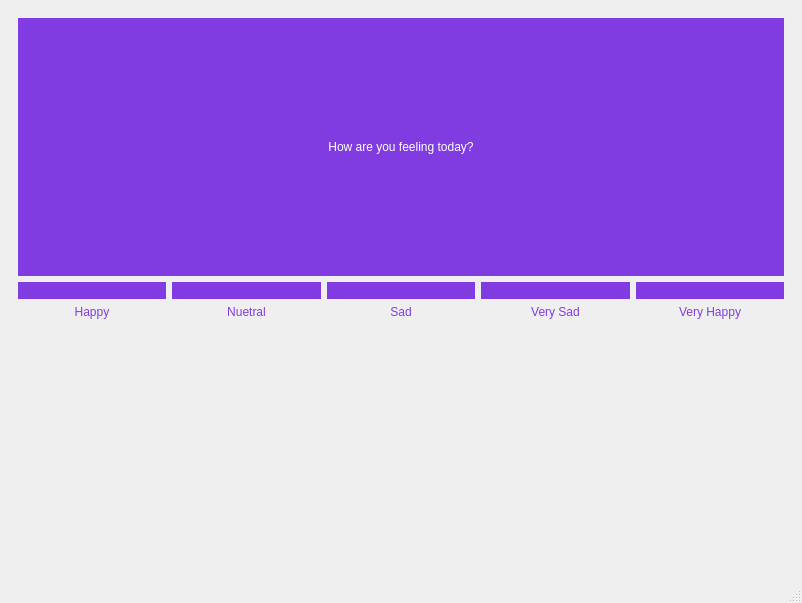
<?xml version="1.0" encoding="UTF-8"?>
<ui version="4.0">
 <class>MainWindow</class>
 <widget class="QMainWindow" name="MainWindow">
  <property name="geometry">
   <rect>
    <x>0</x>
    <y>0</y>
    <width>802</width>
    <height>603</height>
   </rect>
  </property>
  <property name="windowTitle">
   <string>MainWindow</string>
  </property>
  <property name="styleSheet">
   <string notr="true">QWidget#bgwidget{
background-color: qlineargradient(spread:pad, x1:0.0795455, y1:0.079, x2:0.96, 
y2:0.982955, stop:0 rgba(128, 60, 224, 255), stop:1 rgba(255, 255, 255, 255));}</string>
  </property>
  <widget class="QWidget" name="centralwidget">
   <layout class="QGridLayout" name="gridLayout">
    <item row="1" column="1">
     <widget class="QWidget" name="widget_mooddisplay" native="true">
      <property name="styleSheet">
       <string notr="true">QWidget#widget_mooddisplay{
background-color: qlineargradient(spread:pad, x1:0.0795455, y1:0.079, x2:0.96, 
y2:0.982955, stop:0 rgba(128, 60, 224, 255), stop:1 rgba(255, 255, 255, 255));}</string>
      </property>
      <layout class="QGridLayout" name="gridLayout_2">
       <item row="0" column="0" colspan="5">
        <widget class="QLabel" name="label">
         <property name="styleSheet">
          <string notr="true">font: 24pt &quot;Comic Sans MS&quot;;
color: white;
background-color: rgb(128, 60, 224);</string>
         </property>
         <property name="text">
          <string>How are you feeling today?</string>
         </property>
         <property name="alignment">
          <set>Qt::AlignCenter</set>
         </property>
        </widget>
       </item>
       <item row="2" column="1">
        <widget class="QLabel" name="label_3">
         <property name="styleSheet">
          <string notr="true">font: 8pt &quot;Comic Sans MS&quot;;
color:#803CE0;</string>
         </property>
         <property name="text">
          <string>Nuetral</string>
         </property>
         <property name="alignment">
          <set>Qt::AlignHCenter|Qt::AlignTop</set>
         </property>
        </widget>
       </item>
       <item row="2" column="2">
        <widget class="QLabel" name="label_4">
         <property name="styleSheet">
          <string notr="true">font: 8pt &quot;Comic Sans MS&quot;;
color:#803CE0;
</string>
         </property>
         <property name="text">
          <string>Sad</string>
         </property>
         <property name="alignment">
          <set>Qt::AlignHCenter|Qt::AlignTop</set>
         </property>
        </widget>
       </item>
       <item row="2" column="4">
        <widget class="QLabel" name="label_6">
         <property name="styleSheet">
          <string notr="true">font: 8pt &quot;Comic Sans MS&quot;;
color:#803CE0;</string>
         </property>
         <property name="text">
          <string>Very Happy</string>
         </property>
         <property name="alignment">
          <set>Qt::AlignHCenter|Qt::AlignTop</set>
         </property>
        </widget>
       </item>
       <item row="2" column="3">
        <widget class="QLabel" name="label_5">
         <property name="styleSheet">
          <string notr="true">font: 75 8pt &quot;Comic Sans MS&quot;;
color:#803CE0;</string>
         </property>
         <property name="text">
          <string>Very Sad</string>
         </property>
         <property name="alignment">
          <set>Qt::AlignHCenter|Qt::AlignTop</set>
         </property>
        </widget>
       </item>
       <item row="1" column="1">
        <widget class="QPushButton" name="btn_veryhappy">
         <property name="sizePolicy">
          <sizepolicy hsizetype="Expanding" vsizetype="Fixed">
           <horstretch>0</horstretch>
           <verstretch>0</verstretch>
          </sizepolicy>
         </property>
         <property name="styleSheet">
          <string notr="true">QPushButton {
	
	background-color: rgb(128, 60, 224);
	border-radius:10px;
	font: 10pt, Arial;
	color: white;

}

QPushButton:hover{
	
	background-color: rgb(193, 81, 241);

}</string>
         </property>
         <property name="text">
          <string/>
         </property>
         <property name="icon">
          <iconset>
           <normaloff>../../../grinning-face.svg</normaloff>../../../grinning-face.svg</iconset>
         </property>
        </widget>
       </item>
       <item row="1" column="3">
        <widget class="QPushButton" name="btn_verysad">
         <property name="sizePolicy">
          <sizepolicy hsizetype="Expanding" vsizetype="Fixed">
           <horstretch>0</horstretch>
           <verstretch>0</verstretch>
          </sizepolicy>
         </property>
         <property name="styleSheet">
          <string notr="true">QPushButton {
	
	background-color: rgb(128, 60, 224);
	border-radius:10px;
	font: 10pt, Arial;
	color: white;

}

QPushButton:hover{
	
	background-color: rgb(193, 81, 241);

}</string>
         </property>
         <property name="text">
          <string/>
         </property>
         <property name="icon">
          <iconset>
           <normaloff>../../../crying-face.svg</normaloff>../../../crying-face.svg</iconset>
         </property>
        </widget>
       </item>
       <item row="1" column="2">
        <widget class="QPushButton" name="btn_nuetral">
         <property name="sizePolicy">
          <sizepolicy hsizetype="Expanding" vsizetype="Fixed">
           <horstretch>0</horstretch>
           <verstretch>0</verstretch>
          </sizepolicy>
         </property>
         <property name="styleSheet">
          <string notr="true">QPushButton {
	
	background-color: rgb(128, 60, 224);
	border-radius:10px;
	font: 10pt, Arial;
	color: white;

}

QPushButton:hover{
	
	background-color: rgb(193, 81, 241);

}</string>
         </property>
         <property name="text">
          <string/>
         </property>
         <property name="icon">
          <iconset>
           <normaloff>../../../neutral-face.svg</normaloff>../../../neutral-face.svg</iconset>
         </property>
        </widget>
       </item>
       <item row="1" column="4">
        <widget class="QPushButton" name="btn_sad">
         <property name="sizePolicy">
          <sizepolicy hsizetype="Expanding" vsizetype="Fixed">
           <horstretch>0</horstretch>
           <verstretch>0</verstretch>
          </sizepolicy>
         </property>
         <property name="styleSheet">
          <string notr="true">QPushButton {
	
	background-color: rgb(128, 60, 224);
	border-radius:10px;
	font: 10pt, Arial;
	color: white;

}

QPushButton:hover{
	
	background-color: rgb(193, 81, 241);

}</string>
         </property>
         <property name="text">
          <string/>
         </property>
         <property name="icon">
          <iconset>
           <normaloff>../../../slightly-frowning-face.svg</normaloff>../../../slightly-frowning-face.svg</iconset>
         </property>
        </widget>
       </item>
       <item row="2" column="0">
        <widget class="QLabel" name="label_2">
         <property name="styleSheet">
          <string notr="true">font: 8pt &quot;Comic Sans MS&quot;;
color:#803CE0;</string>
         </property>
         <property name="text">
          <string>Happy</string>
         </property>
         <property name="alignment">
          <set>Qt::AlignHCenter|Qt::AlignTop</set>
         </property>
        </widget>
       </item>
       <item row="1" column="0">
        <widget class="QPushButton" name="btn_happy">
         <property name="sizePolicy">
          <sizepolicy hsizetype="Expanding" vsizetype="Fixed">
           <horstretch>0</horstretch>
           <verstretch>0</verstretch>
          </sizepolicy>
         </property>
         <property name="styleSheet">
          <string notr="true">QPushButton {
	
	background-color: rgb(128, 60, 224);
	border-radius:10px;
	font: 10pt, Arial;
	color: white;

}

QPushButton:hover{
	
	background-color: rgb(193, 81, 241);

}</string>
         </property>
         <property name="text">
          <string/>
         </property>
         <property name="icon">
          <iconset>
           <normaloff>../../../smiling-face-with-smiling-eyes.svg</normaloff>../../../smiling-face-with-smiling-eyes.svg</iconset>
         </property>
        </widget>
       </item>
      </layout>
     </widget>
    </item>
   </layout>
  </widget>
  <widget class="QStatusBar" name="statusbar"/>
 </widget>
 <resources/>
 <connections/>
</ui>
